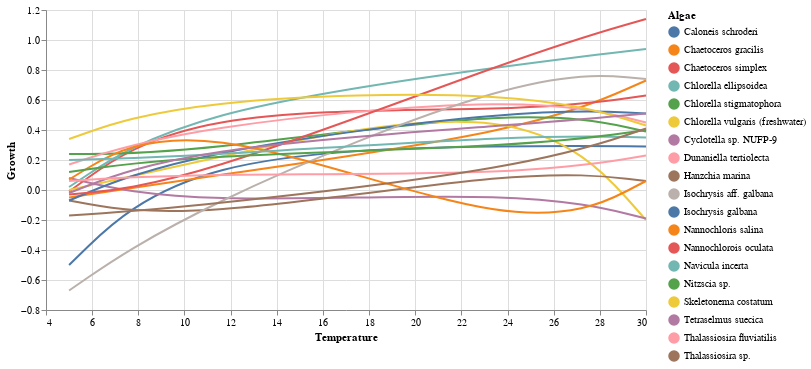

The notebook cell saved with this chart:
### Markdown cell above
**Create a Multi-Line Highlight Chart with an Improved Tooltip**

### Code cell
# Create a selection that chooses the nearest point & selects based on x-value
nearest = alt.selection(type='single', nearest=True, on='mouseover',
                        fields=['Algae'], empty='none')

# The basic line
line = alt.Chart().mark_line(
    interpolate='basis').encode(
        x='Temperature:Q',
        y='Growth:Q',
        color='Algae:N',
    scale=Scale(domain=[])
)

# Transparent selectors across the chart. This is what tells us
# the x-value of the cursor
selectors = alt.Chart().mark_point().encode(
    x='Temperature:Q',
    opacity=alt.value(0),
).add_selection(
    nearest
)

# Draw points on the line, and highlight based on selection
points = line.mark_point().encode(
    opacity=alt.condition(nearest, alt.value(1), alt.value(0))
)

# Draw text labels near the points, and highlight based on selection
text = line.mark_text(align='left', dx=5, dy=-5).encode(
    text=alt.condition(nearest, 'Growth:Q', alt.value(' '))
)

# Draw a rule at the location of the selection
rules = alt.Chart().mark_rule(color='gray').encode(
    x='Temperature:Q',
).transform_filter(
    nearest
)

# Put the five layers into a chart and bind the data
alt.layer(line, selectors, points, rules, text,
          data=df_jan[df_jan['Lux'] == 2500], width=600, height=300)

### Figure 1 — Vega-Lite specification as saved in the notebook (floating-point values rounded to 4 significant figures)
{"$schema": "https://vega.github.io/schema/vega-lite/v2.4.3.json", "config": {"view": {"height": 300, "width": 400}}, "data": {"values": [{"Algae": "Caloneis schroderi", "Growth": -0.5, "Lux": 2500, "Temperature": 5}, {"Algae": "Caloneis schroderi", "Growth": 0.25, "Lux": 2500, "Temperature": 10}, {"Algae": "Caloneis schroderi", "Growth": 0.3, "Lux": 2500, "Temperature": 25}, {"Algae": "Caloneis schroderi", "Growth": 0.29, "Lux": 2500, "Temperature": 30}, {"Algae": "Chaetoceros gracilis", "Growth": -0.05, "Lux": 2500, "Temperature": 5}, {"Algae": "Chaetoceros gracilis", "Growth": 0.07, "Lux": 2500, "Temperature": 10}, {"Algae": "Chaetoceros gracilis", "Growth": 0.39, "Lux": 2500, "Temperature": 25}, {"Algae": "Chaetoceros gracilis", "Growth": 0.73, "Lux": 2500, "Temperature": 30}, {"Algae": "Chaetoceros simplex", "Growth": -0.01, "Lux": 2500, "Temperature": 5}, {"Algae": "Chaetoceros simplex", "Growth": 0.55, "Lux": 2500, "Temperature": 10}, {"Algae": "Chaetoceros simplex", "Growth": 0.52, "Lux": 2500, "Temperature": 25}, {"Algae": "Chaetoceros simplex", "Growth": 0.63, "Lux": 2500, "Temperature": 30}, {"Algae": "Chlorella ellipsoidea", "Growth": 0.02, "Lux": 2500, "Temperature": 5}, {"Algae": "Chlorella ellipsoidea", "Growth": 0.53, "Lux": 2500, "Temperature": 10}, {"Algae": "Chlorella ellipsoidea", "Growth": 0.85, "Lux": 2500, "Temperature": 25}, {"Algae": "Chlorella ellipsoidea", "Growth": 0.94, "Lux": 2500, "Temperature": 30}, {"Algae": "Chlorella stigmatophora", "Growth": 0.24, "Lux": 2500, "Temperature": 5}, {"Algae": "Chlorella stigmatophora", "Growth": 0.24, "Lux": 2500, "Temperature": 10}, {"Algae": "Chlorella stigmatophora", "Growth": 0.56, "Lux": 2500, "Temperature": 25}, {"Algae": "Chlorella stigmatophora", "Growth": 0.39, "Lux": 2500, "Temperature": 30}, {"Algae": "Chlorella vulgaris (freshwater)", "Growth": 0, "Lux": 2500, "Temperature": 5}, {"Algae": "Chlorella vulgaris (freshwater)", "Growth": 0.17, "Lux": 2500, "Temperature": 10}, {"Algae": "Chlorella vulgaris (freshwater)", "Growth": 0.67, "Lux": 2500, "Temperature": 25}, {"Algae": "Chlorella vulgaris (freshwater)", "Growth": -0.2, "Lux": 2500, "Temperature": 30}, {"Algae": "Dunaniella tertiolecta", "Growth": 0.17, "Lux": 2500, "Temperature": 5}, {"Algae": "Dunaniella tertiolecta", "Growth": 0.42, "Lux": 2500, "Temperature": 10}, {"Algae": "Dunaniella tertiolecta", "Growth": 0.64, "Lux": 2500, "Temperature": 25}, {"Algae": "Dunaniella tertiolecta", "Growth": 0.45, "Lux": 2500, "Temperature": 30}, {"Algae": "Cyclotella sp. NUFP-9", "Growth": 0.08, "Lux": 2500, "Temperature": 5}, {"Algae": "Cyclotella sp. NUFP-9", "Growth": -0.1, "Lux": 2500, "Temperature": 10}, {"Algae": "Cyclotella sp. NUFP-9", "Growth": 0, "Lux": 2500, "Temperature": 25}, {"Algae": "Cyclotella sp. NUFP-9", "Growth": -0.19, "Lux": 2500, "Temperature": 30}, {"Algae": "Hanzchia marina", "Growth": -0.07, "Lux": 2500, "Temperature": 5}, {"Algae": "Hanzchia marina", "Growth": -0.21, "Lux": 2500, "Temperature": 10}, {"Algae": "Hanzchia marina", "Growth": 0.15, "Lux": 2500, "Temperature": 25}, {"Algae": "Hanzchia marina", "Growth": 0.06, "Lux": 2500, "Temperature": 30}, {"Algae": "Isochrysis galbana", "Growth": -0.07, "Lux": 2500, "Temperature": 5}, {"Algae": "Isochrysis galbana", "Growth": 0.25, "Lux": 2500, "Temperature": 10}, {"Algae": "Isochrysis galbana", "Growth": 0.55, "Lux": 2500, "Temperature": 25}, {"Algae": "Isochrysis galbana", "Growth": 0.51, "Lux": 2500, "Temperature": 30}, {"Algae": "Isochrysis aff. galbana", "Growth": -0.67, "Lux": 2500, "Temperature": 5}, {"Algae": "Isochrysis aff. galbana", "Growth": -0.14, "Lux": 2500, "Temperature": 10}, {"Algae": "Isochrysis aff. galbana", "Growth": 0.81, "Lux": 2500, "Temperature": 25}, {"Algae": "Isochrysis aff. galbana", "Growth": 0.74, "Lux": 2500, "Temperature": 30}, {"Algae": "Nannochlorois oculata", "Growth": -0.03, "Lux": 2500, "Temperature": 5}, {"Algae": "Nannochlorois oculata", "Growth": 0.04, "Lux": 2500, "Temperature": 10}, {"Algae": "Nannochlorois oculata", "Growth": 0.92, "Lux": 2500, "Temperature": 25}, {"Algae": "Nannochlorois oculata", "Growth": 1.14, "Lux": 2500, "Temperature": 30}, {"Algae": "Nannochloris salina", "Growth": 0.07, "Lux": 2500, "Temperature": 5}, {"Algae": "Nannochloris salina", "Growth": 0.54, "Lux": 2500, "Temperature": 10}, {"Algae": "Nannochloris salina", "Growth": -0.34, "Lux": 2500, "Temperature": 25}, {"Algae": "Nannochloris salina", "Growth": 0.06, "Lux": 2500, "Temperature": 30}, {"Algae": "Navicula incerta", "Growth": 0.2, "Lux": 2500, "Temperature": 5}, {"Algae": "Navicula incerta", "Growth": 0.22, "Lux": 2500, "Temperature": 10}, {"Algae": "Navicula incerta", "Growth": 0.37, "Lux": 2500, "Temperature": 25}, {"Algae": "Navicula incerta", "Growth": 0.35, "Lux": 2500, "Temperature": 30}, {"Algae": "Nitzscia sp.", "Growth": 0.12, "Lux": 2500, "Temperature": 5}, {"Algae": "Nitzscia sp.", "Growth": 0.23, "Lux": 2500, "Temperature": 10}, {"Algae": "Nitzscia sp.", "Growth": 0.29, "Lux": 2500, "Temperature": 25}, {"Algae": "Nitzscia sp.", "Growth": 0.4, "Lux": 2500, "Temperature": 30}, {"Algae": "Skeletonema costatum", "Growth": 0.34, "Lux": 2500, "Temperature": 5}, {"Algae": "Skeletonema costatum", "Growth": 0.61, "Lux": 2500, "Temperature": 10}, {"Algae": "Skeletonema costatum", "Growth": 0.67, "Lux": 2500, "Temperature": 25}, {"Algae": "Skeletonema costatum", "Growth": 0.43, "Lux": 2500, "Temperature": 30}, {"Algae": "Tetraselmus suecica", "Growth": -0.02, "Lux": 2500, "Temperature": 5}, {"Algae": "Tetraselmus suecica", "Growth": 0.28, "Lux": 2500, "Temperature": 10}, {"Algae": "Tetraselmus suecica", "Growth": 0.44, "Lux": 2500, "Temperature": 25}, {"Algae": "Tetraselmus suecica", "Growth": 0.51, "Lux": 2500, "Temperature": 30}, {"Algae": "Thalassiosira fluviatilis", "Growth": 0.06, "Lux": 2500, "Temperature": 5}, {"Algae": "Thalassiosira fluviatilis", "Growth": 0.11, "Lux": 2500, "Temperature": 10}, {"Algae": "Thalassiosira fluviatilis", "Growth": 0.1, "Lux": 2500, "Temperature": 25}, {"Algae": "Thalassiosira fluviatilis", "Growth": 0.23, "Lux": 2500, "Temperature": 30}, {"Algae": "Thalassiosira sp.", "Growth": -0.17, "Lux": 2500, "Temperature": 5}, {"Algae": "Thalassiosira sp.", "Growth": -0.12, "Lux": 2500, "Temperature": 10}, {"Algae": "Thalassiosira sp.", "Growth": 0.15, "Lux": 2500, "Temperature": 25}, {"Algae": "Thalassiosira sp.", "Growth": 0.41, "Lux": 2500, "Temperature": 30}]}, "height": 300, "layer": [{"encoding": {"color": {"field": "Algae", "type": "nominal"}, "x": {"field": "Temperature", "type": "quantitative"}, "y": {"field": "Growth", "type": "quantitative"}}, "mark": {"interpolate": "basis", "type": "line"}}, {"encoding": {"opacity": {"value": 0}, "x": {"field": "Temperature", "type": "quantitative"}}, "mark": "point", "selection": {"selector008": {"empty": "none", "fields": ["Algae"], "nearest": true, "on": "mouseover", "resolve": "global", "type": "single"}}}, {"encoding": {"color": {"field": "Algae", "type": "nominal"}, "opacity": {"condition": {"selection": "selector008", "value": 1}, "value": 0}, "x": {"field": "Temperature", "type": "quantitative"}, "y": {"field": "Growth", "type": "quantitative"}}, "mark": "point"}, {"encoding": {"x": {"field": "Temperature", "type": "quantitative"}}, "mark": {"color": "gray", "type": "rule"}, "transform": [{"filter": {"selection": "selector008"}}]}, {"encoding": {"color": {"field": "Algae", "type": "nominal"}, "text": {"condition": {"field": "Growth", "selection": "selector008", "type": "quantitative"}, "value": " "}, "x": {"field": "Temperature", "type": "quantitative"}, "y": {"field": "Growth", "type": "quantitative"}}, "mark": {"align": "left", "dx": 5, "dy": -5, "type": "text"}}], "width": 600}
